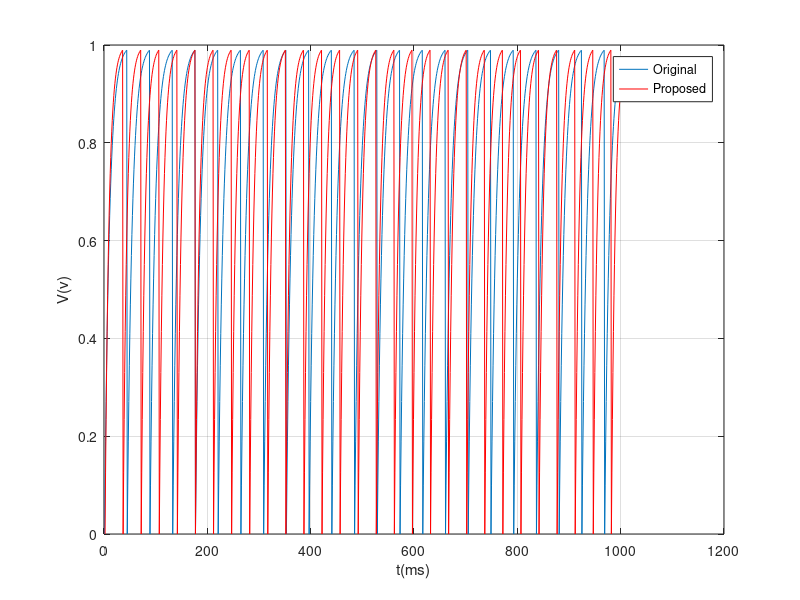

Here is the MATLAB script that generated this plot:
% RMSE and NRMSE between the original and the proposed LIF model
clear;
close all;
clc;

% original LIF model
h   = 0.001;    
I   = 1; 
R   =1;                   
Tm  =0.01;                  
tend=1000;  
V=zeros(tend,1);  
v=zeros(tend,1);


V(1)=0;

  for t=1:tend; 
   V(t+1,1) = (1/(Tm))* (-( V(t) ) + (R*I) )*h  + V(t);
    if V(t+1)>=0.99
        V(t+1)=0;
    end
  end
  t=1:tend+1;
  plot(t,V);grid on;xlabel('t(ms)');ylabel('V(v)') 
  hold on
    
  %%%%%%%%%%%%%%%%%%%%%%%%%%%%%%%%%%%%%%%%%%%%%
  
 % proposed LIF model 

v(1)=0;
m = 0.125;


  for t=1:tend; 
   v(t+1,1) = m * ( -( v(t) ) + (R*I) ) + v(t);
    if v(t+1)>=0.99
        v(t+1)=0;
    end
  end
  t=1:tend+1;
  plot(t+1,v,'r');grid on; xlabel('t(ms)');ylabel('V(v)');legend('Original','Proposed')
 
%  error

  for t=1:tend;  
  e= ( V(t+1,1) - v(t+1,1) );       % Error        
   MSE=  mean(e.^2);                % Mean Square Error
   RMSE = sqrt(MSE);                % Root Mean Square Error                 
   percentage= RMSE *100;
                                           
  end
  
  display(RMSE);
  display(percentage);
   

  
  